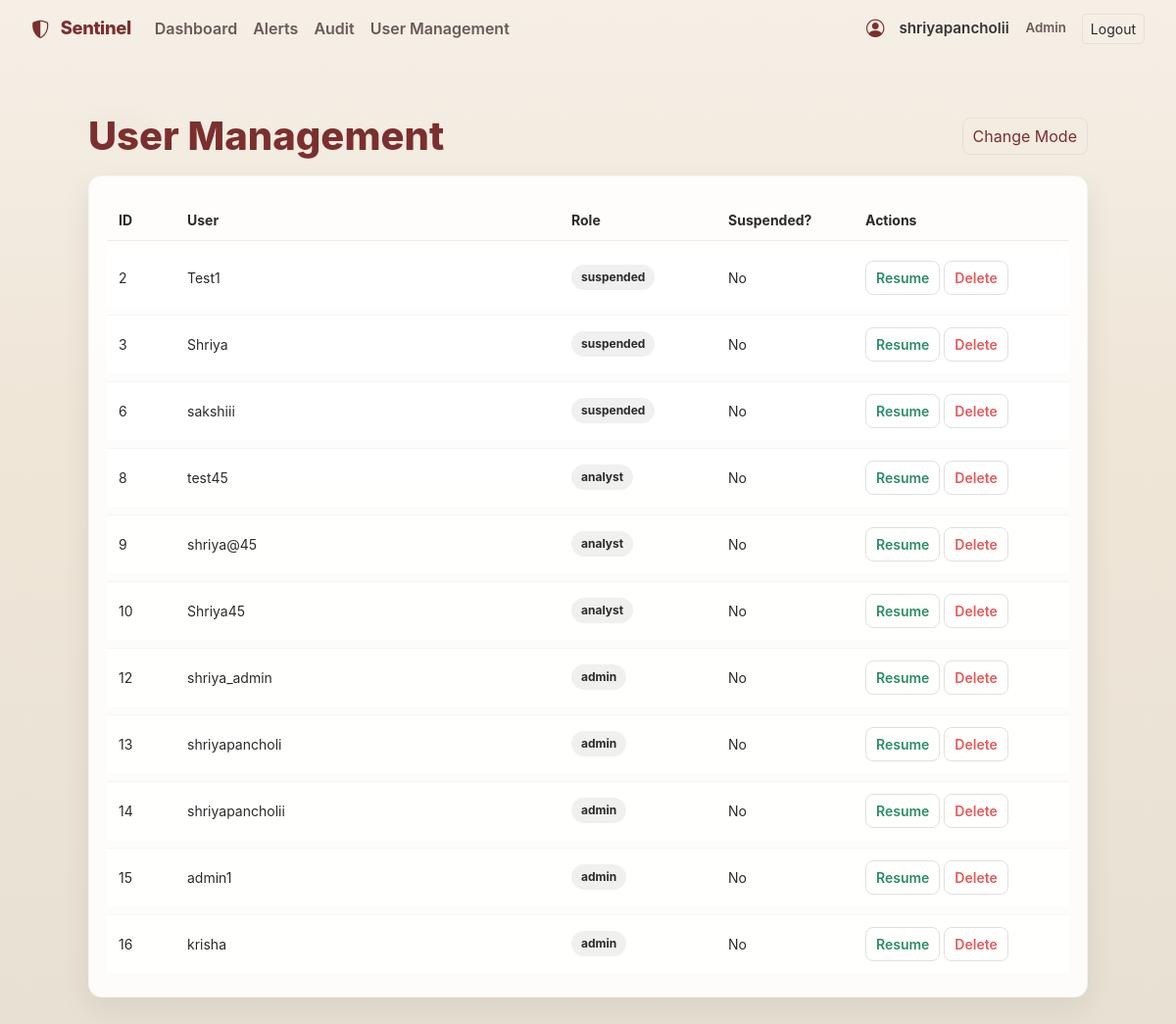
Page /user_management (signed in) on the earlier database version.
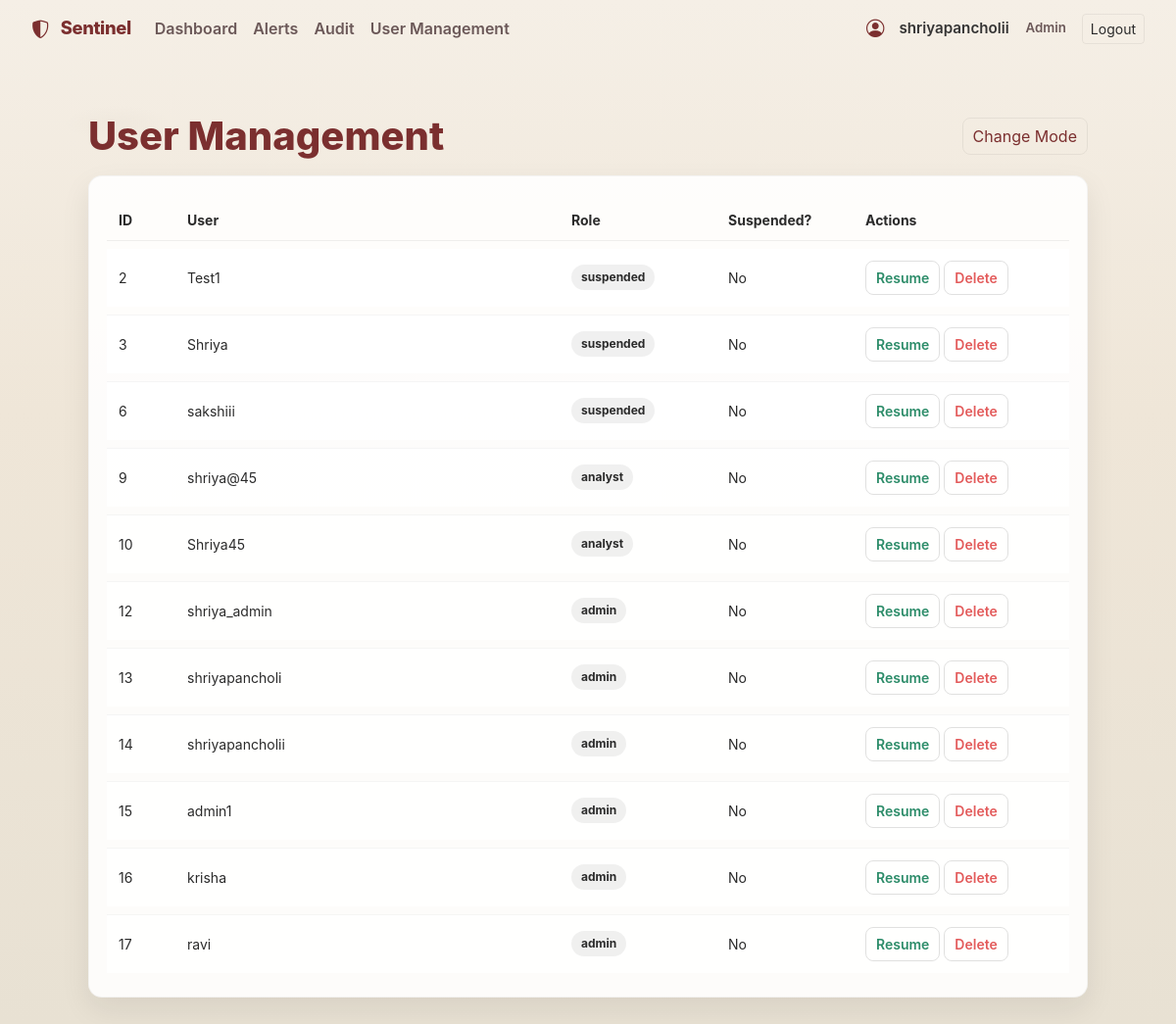
Same page on the later database version.
### tables this page shows
CREATE TABLE users (
  id INTEGER PRIMARY KEY AUTOINCREMENT,
  username TEXT UNIQUE NOT NULL,
  password_hash TEXT NOT NULL,
  role TEXT NOT NULL,
  created_at DATETIME DEFAULT CURRENT_TIMESTAMP
, password TEXT, suspended_until DATETIME);

### app.py (the view)
@app.route('/user_management')
def user_management():
    if not session.get('logged_in'):
        return redirect(url_for('login'))
    if session.get('role') != "admin":
        return "Forbidden: Admins only", 403
    conn = get_db_conn()
    cur = conn.cursor()
    cur.execute("SELECT id, username, role, suspended_until FROM users")
    users = cur.fetchall()
    conn.close()
    return render_template('user_management.html', users=users)

### app.py (called while the page is built)
def get_db_conn():
    conn = sqlite3.connect(DB_PATH)
    conn.row_factory = sqlite3.Row
    return conn

@app.before_request
def enforce_https_in_production():
    USE_HTTPS = os.environ.get("USE_HTTPS", "0").lower() in ("1", "true", "yes")
    if not (FLASK_ENV == "production" and USE_HTTPS):
        return
    proto = request.headers.get('X-Forwarded-Proto', request.scheme)
    if proto != 'https':
        url = request.url.replace("http://", "https://", 1)
        return redirect(url, code=301)

### templates/user_management.html (shortened to what this page needs)
{% extends "base.html" %}
{% block content %}
<div class="container">
  <div class="um-head">
    <h1>User Management</h1>
    <div style="display:flex; gap:8px">
      <button id="theme_toggle_um" class="resume-btn">Change Mode</button>
    </div>
  </div>
  <div class="um-card">
    <table class="um">
      <thead>
        <tr>
          <th style="width:70px">ID</th>
          <th>User</th>
          <th style="width:160px">Role</th>
          <th style="width:140px">Suspended?</th>
          <th style="width:220px">Actions</th>
        </tr>
      </thead>
      <tbody id="um_tbody">
        {% for u in users %}
        <tr>
          <td>{{ u.id }}</td>
          <td>{{ u.username }}</td>
          <td>
            <span class="pill-role">{{ (u.role or 'analyst') }}</span>
          </td>
          <td>
            {% if u.suspended_until %}
              {% set su = u.suspended_until %}
              Yes (until {{ su }})
            {% else %}
              No
            {% endif %}
          </td>
          <td>
            <button class="um-btn resume" data-uid="{{ u.id }}" data-uname="{{ u.username }}">Resume</button>
            <button class="um-btn delete" data-uid="{{ u.id }}" data-uname="{{ u.username }}">Delete</button>
          </td>
        </tr>
        {% endfor %}
      </tbody>
    </table>
  </div>
</div>
{% endblock %}

### templates/base.html (shortened to what this page needs)
<!DOCTYPE html>
<html lang="en">
<head>
    <link href="https://cdn.jsdelivr.net/npm/bootstrap@5.3.2/dist/css/bootstrap.min.css" rel="stylesheet">
    <link rel="stylesheet" href="https://cdn.jsdelivr.net/npm/bootstrap-icons@1.10.5/font/bootstrap-icons.css">
</head>
<body>
{% set hide_nav_endpoints = ['login', 'signup'] %}
{% if request.endpoint not in hide_nav_endpoints %}
<nav class="navbar navbar-expand-lg">
    <div class="container-fluid">
        <a class="navbar-brand" href="{{ url_for('dashboard') }}">
            <i class="bi bi-shield-shaded me-2"></i> Sentinel
        </a>
        <div class="collapse navbar-collapse" id="navbarNav">
            <ul class="navbar-nav me-auto mb-2 mb-lg-0">
                {% if session.get('logged_in') %}
                <li class="nav-item"><a class="nav-link" href="{{ url_for('dashboard') }}">Dashboard</a></li>
                <li class="nav-item"><a class="nav-link" href="{{ url_for('alerts_detail') }}">Alerts</a></li>
                {% if session.get('role') == 'admin' %}
                  <li class="nav-item"><a class="nav-link" href="{{ url_for('audit_log') }}">Audit</a></li>
                {% endif %}
                {% if session.get('role') == 'admin' %}
                <li class="nav-item">
                    <a class="nav-link" href="{{ url_for('user_management') }}">User Management</a>
                </li>
                {% endif %}
                {% endif %}
            </ul>
            <div class="d-flex align-items-center">
                {% if session.get('logged_in') %}
                <div class="user-pill me-3">
                    <i class="bi bi-person-circle" style="font-size:1.15rem"></i>
                    <span style="opacity:.95;margin-left:.35rem">{{ session.get('username','User') }}</span>
                    <small class="muted" style="margin-left:.45rem">{{ session.get('role','analyst')|capitalize }}</small>
                </div>
                <a href="{{ url_for('logout') }}" class="btn btn-sm btn-outline-light">Logout</a>
                {% else %}
                <a href="{{ url_for('login') }}" class="btn btn-sm btn-accent me-2">Login</a>
                <a href="{{ url_for('signup') }}" class="btn btn-sm btn-outline-light">Sign Up</a>
                {% endif %}
            </div>
        </div>
    </div>
</nav>
{% endif %}
<div class="content">
    {% block content %}{% endblock %}
</div>
</body>
</html>

### templates/base.html (style rules this page uses)
:root { --bg-900: #f5efe6; --accent: #7b2f2f; --accent-700: #5a1f1f; --muted: #6b5858; --card-bg: rgba(255,255,255,0.88); --glass: rgba(255,255,255,0.85); --danger: #e35b5b; --warning: #d19b4a; --success: #2c8c69; --text-dark: #2b2b2b; --shadow: 0 12px 30px rgba(24,24,24,0.08); }
html,body { height:100% }
body { margin:0; min-height:100%; font-family:"Inter","Poppins",system-ui,-apple-system,"Segoe UI",Roboto,"Helvetica Neue",Arial; background: radial-gradient(900px 300px at 10% 12%, rgba(180,170,155,0.06), transparent 6%), linear-gradient(180deg, #f5efe6 0%, #efe6d8 40%, #e8e1d3 100%); color: var(--text-dark); -webkit-font-smoothing:antialiased; -moz-osx-font-smoothing:grayscale; padding-bottom:48px; }
.navbar { background: transparent; border-bottom: 0; padding: .6rem 1.25rem; }
.navbar-brand { color: var(--accent) !important; font-weight: 800; letter-spacing:-0.02em; font-size:1.15rem; }
.nav-link { color: var(--muted) !important; padding:.35rem .6rem; transition: color .18s ease, transform .12s ease; font-weight:600; }
.navbar .user-pill { color:var(--text-dark); font-weight:600; font-size:0.95rem; display:inline-flex; gap:.6rem; align-items:center; }
.btn-outline-light { border-color: rgba(0,0,0,0.06); color: var(--text-dark); background: transparent; }
.content { max-width:1100px; margin:28px auto; padding:28px; }
h1, h2, h3 { color: var(--text-dark); margin:0 0 .6rem 0; }
.muted { color: var(--muted); }
.resume-btn { background:transparent; border:1px solid rgba(0,0,0,0.06); color:var(--accent); padding:6px 10px; border-radius:8px; }
.bi { color: var(--accent); vertical-align: -2px; }

### templates/user_management.html (style rules this page uses)
.um-head { display:flex;align-items:center;justify-content:space-between;margin-bottom:16px }
.um-head h1 { margin:0;color:var(--accent);font-weight:800 }
.um-card { background: var(--card-bg); border-radius: 14px; box-shadow: var(--shadow); border: 1px solid rgba(0,0,0,0.04); padding: 16px 18px; }
table.um { width:100%; border-collapse:separate; border-spacing:0 8px; }
table.um thead th { font-weight:700; color:var(--text-dark); font-size:14px; padding:10px 12px; border-bottom:1px solid rgba(0,0,0,0.06); }
table.um tbody tr { background: rgba(255,255,255,0.9); }
table.um tbody td { padding:12px; font-size:14px; border-top:1px solid rgba(0,0,0,0.04); }
table.um tbody tr:first-child td { border-top:none; }
.um-btn { background:transparent; border:1px solid rgba(0,0,0,0.12); padding:6px 10px; border-radius:8px; font-weight:600; }
.um-btn.resume { color: var(--success); }
.um-btn.delete { color: var(--danger); }
.pill-role { display:inline-block; padding:4px 10px; border-radius:999px; font-weight:700; font-size:12px; background: rgba(0,0,0,0.06); color: var(--text-dark); }

Differences in the rows shown:
removed users: id "8", username "test45", role "analyst"
added users: id "17", username "ravi", role "admin"
